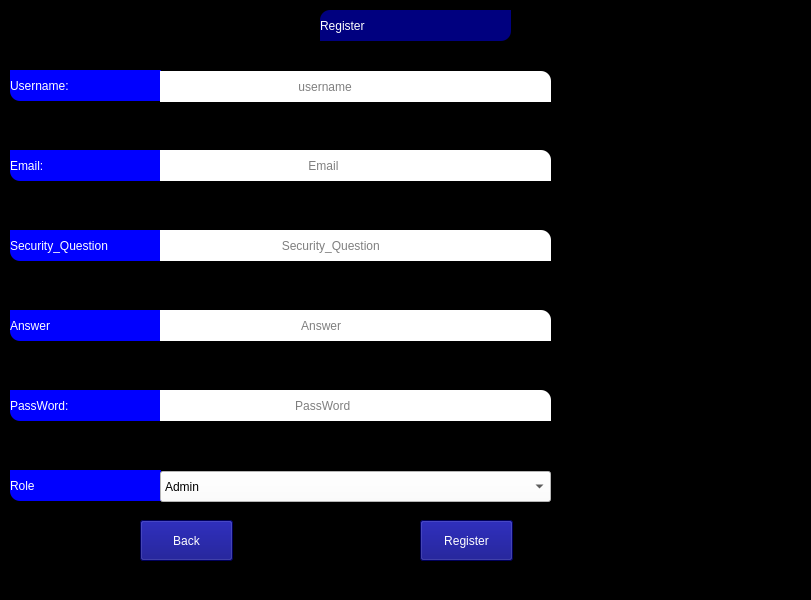
<?xml version="1.0" encoding="UTF-8"?>
<ui version="4.0">
 <class>MainWindow</class>
 <widget class="QMainWindow" name="MainWindow">
  <property name="geometry">
   <rect>
    <x>0</x>
    <y>0</y>
    <width>811</width>
    <height>600</height>
   </rect>
  </property>
  <property name="windowTitle">
   <string>MainWindow</string>
  </property>
  <property name="styleSheet">
   <string notr="true">background-color: rgb(0, 0, 0);</string>
  </property>
  <widget class="QWidget" name="centralwidget">
   <widget class="QLabel" name="label">
    <property name="geometry">
     <rect>
      <x>320</x>
      <y>10</y>
      <width>191</width>
      <height>31</height>
     </rect>
    </property>
    <property name="styleSheet">
     <string notr="true">border-bottom-right-radius:10px;
font: 75 14pt &quot;MS Shell Dlg 2&quot;;
color: rgb(255, 255, 255);
border-top-left-radius:10px;
 background-color: rgb(0, 0, 127);
</string>
    </property>
    <property name="text">
     <string>Register</string>
    </property>
   </widget>
   <widget class="QLabel" name="label_2">
    <property name="geometry">
     <rect>
      <x>10</x>
      <y>70</y>
      <width>151</width>
      <height>31</height>
     </rect>
    </property>
    <property name="styleSheet">
     <string notr="true">
font: 75 10pt &quot;MS Shell Dlg 2&quot;;
color: rgb(255, 255, 255);
background-color: rgb(0, 0, 255);
border-bottom-left-radius:10px;</string>
    </property>
    <property name="text">
     <string>Username:</string>
    </property>
   </widget>
   <widget class="QLabel" name="label_3">
    <property name="geometry">
     <rect>
      <x>10</x>
      <y>150</y>
      <width>151</width>
      <height>31</height>
     </rect>
    </property>
    <property name="styleSheet">
     <string notr="true">background-color: rgb(0, 0, 255);
font: 75 10pt &quot;MS Shell Dlg 2&quot;;
color: rgb(255, 255, 255);
border-bottom-left-radius:10px;</string>
    </property>
    <property name="text">
     <string>Email:</string>
    </property>
   </widget>
   <widget class="QLabel" name="label_4">
    <property name="geometry">
     <rect>
      <x>10</x>
      <y>230</y>
      <width>151</width>
      <height>31</height>
     </rect>
    </property>
    <property name="styleSheet">
     <string notr="true">background-color: rgb(0, 0, 255);
font: 75 10pt &quot;MS Shell Dlg 2&quot;;
color: rgb(255, 255, 255);
border-bottom-left-radius:10px;</string>
    </property>
    <property name="text">
     <string>Security_Question</string>
    </property>
   </widget>
   <widget class="QLabel" name="label_5">
    <property name="geometry">
     <rect>
      <x>10</x>
      <y>310</y>
      <width>151</width>
      <height>31</height>
     </rect>
    </property>
    <property name="styleSheet">
     <string notr="true">background-color: rgb(0, 0, 255);
font: 75 10pt &quot;MS Shell Dlg 2&quot;;
color: rgb(255, 255, 255);
border-bottom-left-radius:10px;</string>
    </property>
    <property name="text">
     <string>Answer</string>
    </property>
   </widget>
   <widget class="QLabel" name="label_6">
    <property name="geometry">
     <rect>
      <x>10</x>
      <y>390</y>
      <width>151</width>
      <height>31</height>
     </rect>
    </property>
    <property name="styleSheet">
     <string notr="true">background-color: rgb(0, 0, 255);
font: 75 10pt &quot;MS Shell Dlg 2&quot;;
color: rgb(255, 255, 255);
border-bottom-left-radius:10px;</string>
    </property>
    <property name="text">
     <string>PassWord:</string>
    </property>
   </widget>
   <widget class="QLabel" name="label_7">
    <property name="geometry">
     <rect>
      <x>10</x>
      <y>470</y>
      <width>151</width>
      <height>31</height>
     </rect>
    </property>
    <property name="styleSheet">
     <string notr="true">background-color: rgb(0, 0, 255);
font: 75 10pt &quot;MS Shell Dlg 2&quot;;
color: rgb(255, 255, 255);
border-bottom-left-radius:10px;</string>
    </property>
    <property name="text">
     <string>Role</string>
    </property>
   </widget>
   <widget class="QLineEdit" name="lineEdit">
    <property name="geometry">
     <rect>
      <x>160</x>
      <y>71</y>
      <width>391</width>
      <height>31</height>
     </rect>
    </property>
    <property name="styleSheet">
     <string notr="true">border-top-right-radius:10px;
font: 75 9pt &quot;MS Shell Dlg 2&quot;;
color: rgb(0, 0, 0);
background-color: rgb(255, 255, 255);
</string>
    </property>
    <property name="placeholderText">
     <string>                                         username</string>
    </property>
   </widget>
   <widget class="QLineEdit" name="lineEdit_2">
    <property name="geometry">
     <rect>
      <x>160</x>
      <y>150</y>
      <width>391</width>
      <height>31</height>
     </rect>
    </property>
    <property name="styleSheet">
     <string notr="true">border-top-right-radius:10px;
font: 75 9pt &quot;MS Shell Dlg 2&quot;;
color: rgb(0, 0, 0);
background-color: rgb(255, 255, 255);</string>
    </property>
    <property name="placeholderText">
     <string>                                            Email</string>
    </property>
   </widget>
   <widget class="QLineEdit" name="lineEdit_3">
    <property name="geometry">
     <rect>
      <x>160</x>
      <y>230</y>
      <width>391</width>
      <height>31</height>
     </rect>
    </property>
    <property name="styleSheet">
     <string notr="true">border-top-right-radius:10px;
font: 75 9pt &quot;MS Shell Dlg 2&quot;;
color: rgb(0, 0, 0);
background-color: rgb(255, 255, 255);
</string>
    </property>
    <property name="text">
     <string/>
    </property>
    <property name="placeholderText">
     <string>                                    Security_Question</string>
    </property>
   </widget>
   <widget class="QLineEdit" name="lineEdit_4">
    <property name="geometry">
     <rect>
      <x>160</x>
      <y>310</y>
      <width>391</width>
      <height>31</height>
     </rect>
    </property>
    <property name="styleSheet">
     <string notr="true">border-top-right-radius:10px;
font: 75 9pt &quot;MS Shell Dlg 2&quot;;
color: rgb(0, 0, 0);
background-color: rgb(255, 255, 255);
</string>
    </property>
    <property name="placeholderText">
     <string>                                          Answer</string>
    </property>
   </widget>
   <widget class="QLineEdit" name="lineEdit_5">
    <property name="geometry">
     <rect>
      <x>160</x>
      <y>390</y>
      <width>391</width>
      <height>31</height>
     </rect>
    </property>
    <property name="styleSheet">
     <string notr="true">border-top-right-radius:10px;
font: 75 9pt &quot;MS Shell Dlg 2&quot;;
color: rgb(0, 0, 0);
background-color: rgb(255, 255, 255);</string>
    </property>
    <property name="echoMode">
     <enum>QLineEdit::Password</enum>
    </property>
    <property name="placeholderText">
     <string>                                        PassWord</string>
    </property>
   </widget>
   <widget class="QPushButton" name="pushButton">
    <property name="geometry">
     <rect>
      <x>140</x>
      <y>520</y>
      <width>93</width>
      <height>41</height>
     </rect>
    </property>
    <property name="styleSheet">
     <string notr="true">font: 75 10pt &quot;MS Shell Dlg 2&quot;;
color: rgb(255, 255, 255);
background-color: rgb(0, 0, 127);</string>
    </property>
    <property name="text">
     <string>Back</string>
    </property>
   </widget>
   <widget class="QPushButton" name="pushButton_2">
    <property name="geometry">
     <rect>
      <x>420</x>
      <y>520</y>
      <width>93</width>
      <height>41</height>
     </rect>
    </property>
    <property name="styleSheet">
     <string notr="true">font: 75 10pt &quot;MS Shell Dlg 2&quot;;
color:rgb(255, 255, 255);
background-color: rgb(0, 0, 127);</string>
    </property>
    <property name="text">
     <string>Register</string>
    </property>
   </widget>
   <widget class="QLabel" name="label_8">
    <property name="geometry">
     <rect>
      <x>30</x>
      <y>20</y>
      <width>49</width>
      <height>16</height>
     </rect>
    </property>
    <property name="text">
     <string>TextLabel</string>
    </property>
   </widget>
   <widget class="QComboBox" name="comboBox">
    <property name="geometry">
     <rect>
      <x>160</x>
      <y>471</y>
      <width>391</width>
      <height>31</height>
     </rect>
    </property>
    <property name="styleSheet">
     <string notr="true">background-color: rgb(255, 255, 255);</string>
    </property>
    <item>
     <property name="text">
      <string>Admin</string>
     </property>
    </item>
    <item>
     <property name="text">
      <string>Moderator</string>
     </property>
    </item>
    <item>
     <property name="text">
      <string>Customer</string>
     </property>
    </item>
   </widget>
  </widget>
  <widget class="QStatusBar" name="statusbar"/>
 </widget>
 <resources/>
 <connections/>
</ui>
